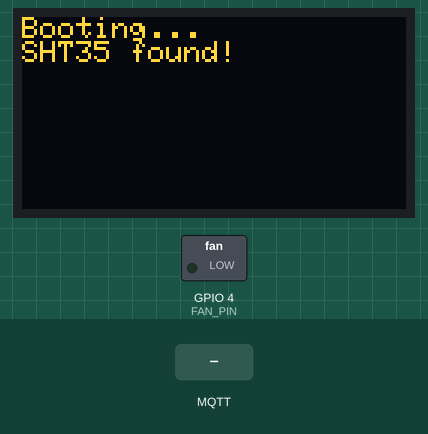
A sketch run on a simulated ESP32. Parts: 128×64 one-colour display, switched loads named in the sketch (green lamp = pin HIGH). The inputs (shaded band) are chosen by the test bench. The OLED is the two-colour kind (top 16 rows yellow); WiFi joins after 1.5 s; servers stay silent unless stated; no MQTT or app messages arrive unless stated; what the sketch prints to the serial monitor is not drawn.

Above: at 0.1 s.
At 3.2 s:
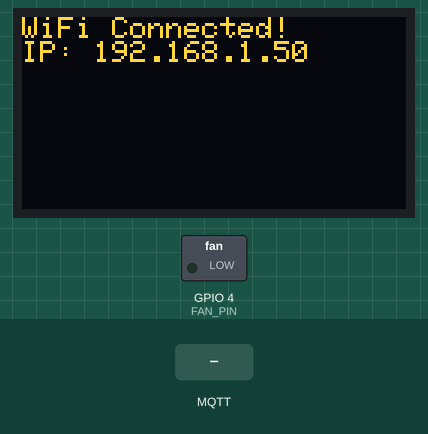
At 5.4 s:
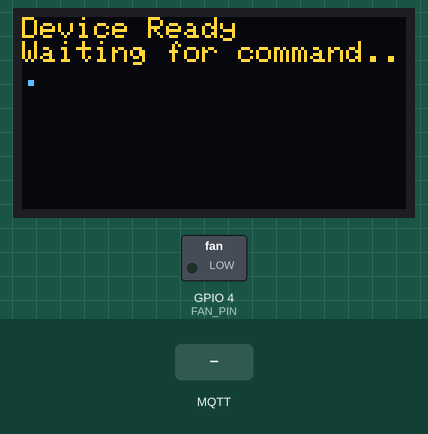
5.5 s: MQTT message "start" arrives on the first subscribed topic
7.0 s: MQTT message "fan" arrives on the first subscribed topic
8.5 s: MQTT message "1" arrives on the first subscribed topic
Timing chart, 0 to 11.5 s (numbered marks = the images above; inputs shaded):
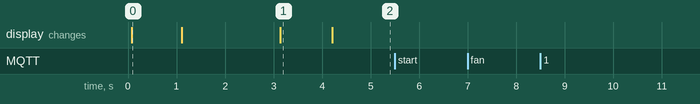

Measured:
- after the input at 5.5 s, every drawn part: stays the same
- after the input at 7.0 s, every drawn part: stays the same
- after the input at 8.5 s, every drawn part: stays the same
- what the display in image 0 shows lasts 1.0 s, from 0.1 s to 1.1 s
- what the display in image 1 shows lasts 1.1 s, from 3.1 s to 4.2 s

The sketch:

esp32_sht35_server_ssl.ino
```cpp
#include <Wire.h>
#include <WiFi.h>
#include <WiFiClientSecure.h>
#include <PubSubClient.h>
#include "Adafruit_SHT31.h"
#include <Adafruit_GFX.h>
#include <Adafruit_SSD1306.h>
#include <ArduinoJson.h>

bool shouldSendData = false;

// ----- OLED Display Settings -----
#define SCREEN_WIDTH 128 // OLED display width, in pixels
#define SCREEN_HEIGHT 64 // OLED display height, in pixels
#define OLED_RESET    -1 // Reset pin # (or -1 if sharing Arduino reset pin)
Adafruit_SSD1306 display(SCREEN_WIDTH, SCREEN_HEIGHT, &Wire, OLED_RESET);

#define FAN_PIN 4

// Certificate: ISRG Root X1
const char* root_ca = \
"-----BEGIN CERTIFICATE-----\n" \
"MIIFazCCA1OgAwIBAgIRAI1QZ7DSQONZR6Pgu20ciAwDQYJKoZIhvcNAQELBQAw\n" \
"TzELMAkGA1UEBhMCVVMxKTAnBgNVBAoTIEludGVybmV0IFNlY3VyaXR5IFJlc2Vh\n" \
"cmNoIEdyb3VwMRUwEwYDVQQDEwxJU1JHIFJvb3QgWDEwHhcNMTUwNjA0MTEwNDM4\n" \
"WhcNMzUwNjA0MTEwNDM4WjBPMQswCQYDVQQGEwJVUzEpMCcGA1UEChMgSW50ZXJu\n" \
"ZXQgU2VjdXJpdHkgUmVzZWFyY2ggR3JvdXAxFTATBgNVBAMTDElTUkcgUm9vdCBY\n" \
"MTCCAiIwDQYJKoZIhvcNAQEBBQADggIPADCCAgoCggIBAK3oJHP0FDfzm54rVygc\n" \
"h77ct984kIxuPOZXoHj3dcKi/vVqbvYATyjb3miGbESTtrFj/RQSa78f0uoxmyF+\n" \
"0TM8ukj13Xnfs7j/EvEhmkvBioZxaUpmZmyPfjxwv60pIgbz5MDmgK7iS4+3mX6U\n" \
"A5/TR5d8mUgjU+g4rk8Kb4Mu0UlXjIB0ttov0DiNewNwIRt18jA8+o+u3dpjq+sW\n" \
"T8KOEUt+zwvo/7V3LvSye0rgTBIlDHCNAymg4VMk7BPZ7hm/ELNKjD+Jo2FR3qyH\n" \
"B5T0Y3HsLuJvW5iB4YlcNHlsdu87kGJ55tukmi8mxdAQ4Q7e2RCOFvu396j3x+UC\n" \
"B5iPNgiV5+I3lg02dZ77DnKxHZu8A/lJBdiB3QW0KtZB6awBdpUKD9jf1b0SHzUv\n" \
"KBds0pjBqAlkd25HN7rOrFleaJ1/ctaJxQZBKT5ZPt0m9STJEadao0xAH0ahmbWn\n" \
"OlFuhjuefXKnEgV4We0+UXgVCwOPjdAvBbI+e0ocS3MFEvzG6uBQE3xDk3SzynTn\n" \
"jh8BCNAw1FtxNrQHusEwMFxIt4I7mKZ9YIqioymCzLq9gwQbooMDQaHWBfEbwrbw\n" \
"qHyGO0aoSCqI3Haadr8faqU9GY/rOPNk3sgrDQoo//fb4hVC1CLQJ13hef4Y53CI\n" \
"rU7m2Ys6xt0nUW7/vGT1M0NPAgMBAAGjQjBAMA4GA1UdDwEB/wQEAwIBBjAPBgNV\n" \
"HRMBAf8EBTADAQH/MB0GA1UdDgQWBBR5tFnme7bl5AFzgAiIyBpY9umbbjANBgkq\n" \
"hkiG9w0BAQsFAAOCAgEAVR9YqbyyqFDQDLHYGmkgJykIrGF1XIpu+ILlaS/V9lZL\n" \
"ubhzEFnTIZd+50xx+7LSYK05qAvqFyFWhfFQDlnrzuBZ6brJFe+GnY+EgPbk6ZGQ\n" \
"3BebYhtF8GaV0nxvwuo77x/Py9auJ/GpsMiu/X1+mvoiBOv/2X/qkSsisRcOj/KK\n" \
"NFtY2PwByVS5uCbMiogziUwthDyC3+6WVwW6LLv3xLfHTjuCvjHIInNzktHCgKQ5\n" \
"ORAzI4JMPJ+GslWYHb4phowim57iaztXOoJwTdwJx4nLCgdNbOhdjsnvzqvHu7Ur\n" \
"TkXWStAmzOVyyghqpZXjFaH3pO3JLF+l+/+sKAIuvtd7u+Nxe5AW0wdeRlN8NwdC\n" \
"jNPElpzVmbUq4JUagEiuTDkHzsxHpFKVK7q4+63SM1N95R1NbdWhscdCb+ZAJzVc\n" \
"oyi3B43njTOQ5yOf+1CceWxG1bQVs5ZufpsMljq4Ui0/1lvh+wjChP4kqKOJ2qxq\n" \
"4RgqsahDYVvTH9w7jXbyLeiNdd8XM2w9U/t7y0Ff/9yi0GE44Za4rF2LN9d11TPA\n" \
"mRGunUHBcnWEvgJBQl9nJEiU0Zsnvgc/ubhPgXRR4Xq37Z0j4r7g1SgEEzwxA57d\n" \
"emyPxgcYxn/eR44/KJ4EBs+lVDR3veyJm+kXQ99b21/+jh5Xos1AnX5iItreGCc=\n" \
"-----END CERTIFICATE-----\n";

// Wi-Fi Credentials
const char* ssid = "Flip 6 Nidhin";       // Wi-Fi name
const char* password = "ucjb8873";  // Wi-Fi password

// MQTT Server (ThingsBoard)
const char* mqtt_server = "iotproject.uk";
const int mqtt_port = 8883;
const char* access_token = "fok52cz37t0xfsjs1lpw";   // access token

WiFiClientSecure espClient;
PubSubClient client(espClient);
Adafruit_SHT31 sht31 = Adafruit_SHT31();

// Function to connect to Wi-Fi
void setup_wifi() {
  Serial.print("Connecting to Wi-Fi...");
  WiFi.begin(ssid, password);

  int attempts = 0;
  while (WiFi.status() != WL_CONNECTED) {
      delay(1000);
      Serial.print(".");
      attempts++;
      if (attempts > 20) {  // Restart after 20 attempts
          Serial.println("\nWi-Fi Connection Failed! Restarting...");
          ESP.restart();
      }
  }

  Serial.println("\nConnected to Wi-Fi!");
  Serial.print("IP Address: ");
  Serial.println(WiFi.localIP());
}

// Function to connect to MQTT broker (ThingsBoard)
void reconnect() {
    while (!client.connected()) {
        Serial.print("Connecting to ThingsBoard...");
        if (client.connect("ESP32 Sensor", access_token, "")) {
            client.subscribe("v1/devices/me/rpc/request/+");
            Serial.println("Connected!");
        } else {
            Serial.print("Failed, rc=");
            Serial.print(client.state());
            Serial.println(" Trying again in 5 seconds...");
            delay(5000);
        }
    }
}

void setup() {
  Serial.begin(115200);

  // Initialize OLED display
  if(!display.begin(SSD1306_SWITCHCAPVCC, 0x3C)) {
    Serial.println("SSD1306 allocation failed");
    while(1); // Don't proceed, loop forever
  }
  display.clearDisplay();
  display.setTextSize(1);
  display.setTextColor(SSD1306_WHITE);

  pinMode(FAN_PIN, OUTPUT);
  digitalWrite(FAN_PIN, LOW);

  // Show boot message
  display.setCursor(0,0);
  display.println("Booting...");
  display.display();


  Wire.begin();

  if (!sht31.begin(0x45)) {  // SHT35 default I2C address is 0x45
    display.println("SHT35 not found!");
    display.display();
    //Serial.println("Couldn't find SHT35 sensor! Check wiring.");
    while (1);
  }
  //Serial.println("SHT35 Sensor Found!");
  display.println("SHT35 found!");
  display.display();
  delay(1000);

  // Connect to WiFi
  display.clearDisplay();
  display.setCursor(0,0);
  display.println("Connecting to WiFi...");
  display.display();
  setup_wifi();

  // WiFi connected
  display.clearDisplay();
  display.setCursor(0,0);
  display.println("WiFi Connected!");
  display.print("IP: ");
  display.println(WiFi.localIP());
  display.display();
  delay(1000);

  espClient.setInsecure(); //Ignores validating the root certificate

  client.setCallback(callback);
  client.setServer(mqtt_server, mqtt_port);
  reconnect();

  // Final boot message
  display.clearDisplay();
  display.setCursor(0,0);
  display.println("Device Ready");
  display.println("Waiting for command...");
  display.display();
}

void loop() {
  if (!client.connected()) {
      reconnect();
  }

  client.loop();

  // Read sensor data
  if (shouldSendData) {
    float temperature = sht31.readTemperature();
    float humidity = sht31.readHumidity();

    // Ensure valid data before sending
    if (!isnan(temperature) && !isnan(humidity)) {
        Serial.print("Temperature: "); Serial.print(temperature); Serial.print("°C | ");
        Serial.print("Humidity: "); Serial.print(humidity); Serial.println("%");

        // Create JSON payload
        String payload = "{\"temperature\":" + String(temperature) + ",\"humidity\":" + String(humidity) + "}";
        Serial.print("Sending data: ");
        Serial.println(payload);

        // Update OLED display with latest values
        display.clearDisplay();
        display.setCursor(0,0);
        display.println("Sending Data...");
        display.print("Temp: ");
        display.print(temperature);
        display.println(" C");
        display.print("Humidity: ");
        display.print(humidity);
        display.println(" %");
        display.display();

        // Publish data to ThingsBoard
        client.publish("v1/devices/me/telemetry", payload.c_str());
    } else {
        Serial.println("Failed to read from SHT35!");
    }
    delay(5000); // Send data every 5 seconds
  }


}

void callback(char* topic, byte* payload, unsigned int length) {
  Serial.print("RPC callback triggered: ");
  Serial.print("Topic: ");
  Serial.println(topic);

  String message;
  for (unsigned int i = 0; i < length; i++) {
    message += (char)payload[i];
  }

  Serial.print("Payload: ");
  Serial.println(message);

  if (String(topic).startsWith("v1/devices/me/rpc/request/")) {
    // Parse JSON payload
    DynamicJsonDocument doc(256);
    DeserializationError error = deserializeJson(doc, message);

    if (error) {
      Serial.print("deserializeJson() failed: ");
      Serial.println(error.c_str());
      return;
    }

    String method = doc["method"];
    if (method == "start") {
      bool run = doc["params"]["run"];
      if (run) {
        shouldSendData = true;
        Serial.println("Start command received. Beginning data transmission... + Fan On");

        display.clearDisplay();
        display.setCursor(0, 0);
        display.println("Start received");
        display.println("Recording data...");
        display.display();
      } else {
        shouldSendData = false;
        digitalWrite(FAN_PIN, LOW);
        Serial.println("Stop command received. Stopping data transmission. + Fan Off");
        client.publish("v1/devices/me/telemetry", "{\"fanState\":\"off\"}");

        display.clearDisplay();
        display.setCursor(0, 0);
        display.println("Stop command received");
        display.println("Waiting for command...");
        display.println("Fan OFF");
        display.display();
      }
    }else if (method == "fan") {
      bool fanOn = doc["params"]["on"];

      if (fanOn) {
        digitalWrite(FAN_PIN, HIGH);
        Serial.println("FAN command received: ON");

        display.clearDisplay();
        display.setCursor(0, 0);
        display.println("FAN ON");
        display.display();

        // Publish fan telemetry
        client.publish("v1/devices/me/telemetry", "{\"fanState\":\"on\"}");
      } else {
        digitalWrite(FAN_PIN, LOW);
        Serial.println("FAN command received: OFF");

        display.clearDisplay();
        display.setCursor(0, 0);
        display.println("FAN OFF");
        display.display();

        // Publish fan telemetry
        client.publish("v1/devices/me/telemetry", "{\"fanState\":\"off\"}");
      }
    }


    // Extract request ID from topic (after last '/')
    String topicStr = String(topic);
    int lastSlash = topicStr.lastIndexOf('/');
    String requestId = topicStr.substring(lastSlash + 1);

    // Build response topic and send reply
    String responseTopic = "v1/devices/me/rpc/response/" + requestId;
    String responsePayload = "{\"status\":\"received\"}";
    client.publish(responseTopic.c_str(), responsePayload.c_str());
    Serial.println("Sent RPC response");
  }
}
```
